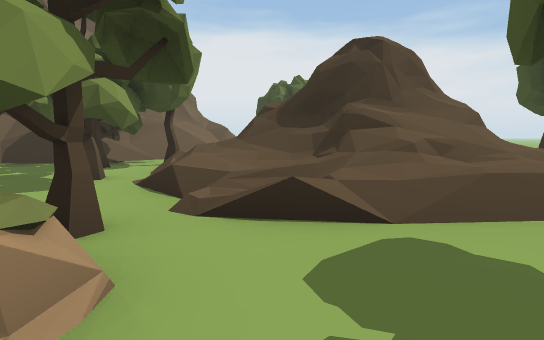
[1] (above)

12 first-person views from a walk through a Unity game level. The camera is 1.2 m above the floor, tilts 6° down and sees 80° across. The floor is counted in squares, 2 m on a side. Each view is taken from the middle of a square. On the plan, view 1 faces up. The plan holds only what a view shows up to about 10 squares ahead; the rest is blank. The place goes on beyond the plan. The player character is not drawn. Some animated figures are left out. Some surface patterns are stand-ins.

[2]
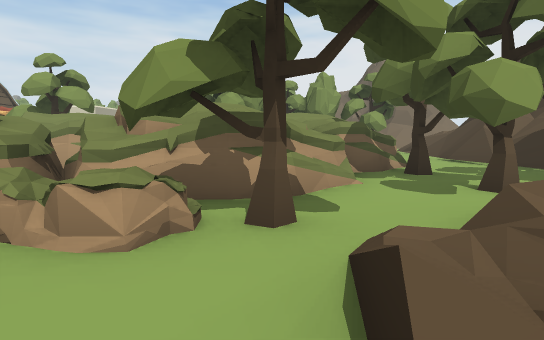

[3]
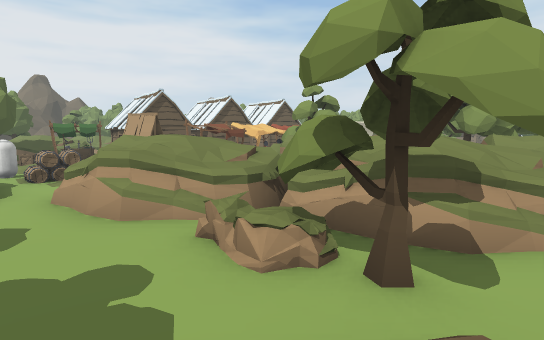

[4]
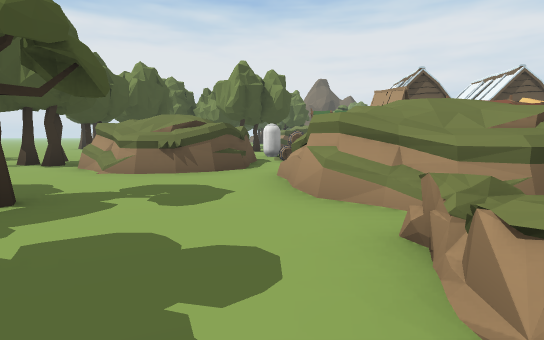

[5]
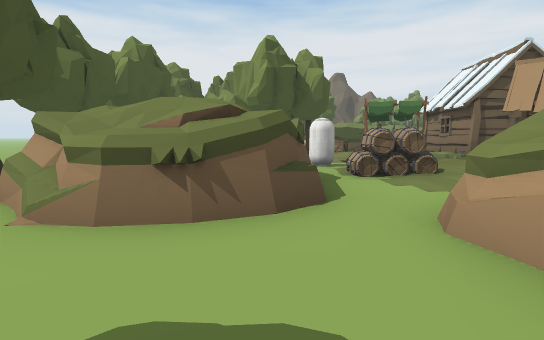

[6]
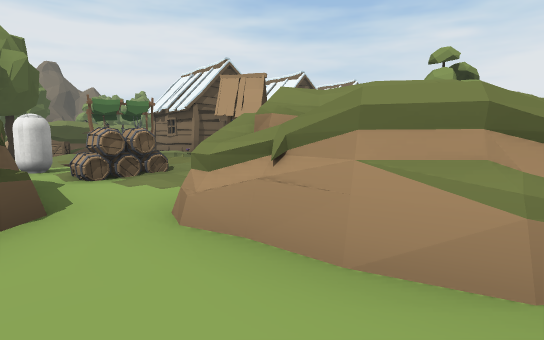

[7]
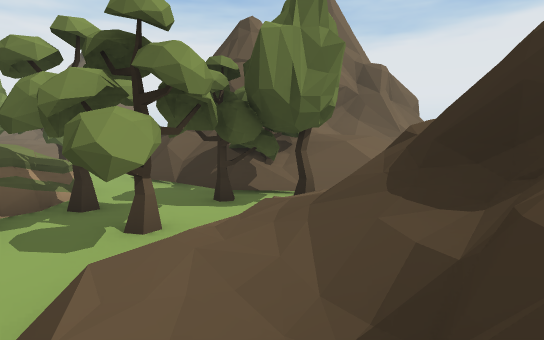

[8]
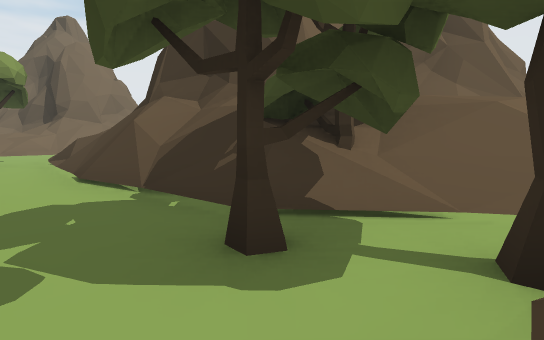

[9]
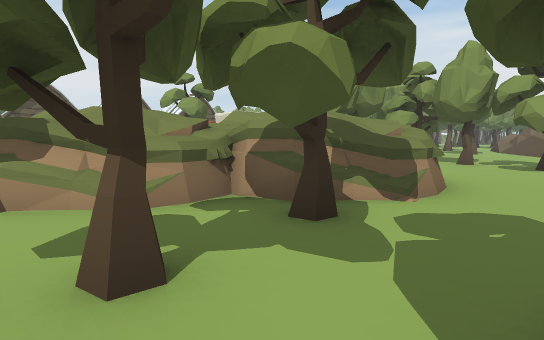

[10]
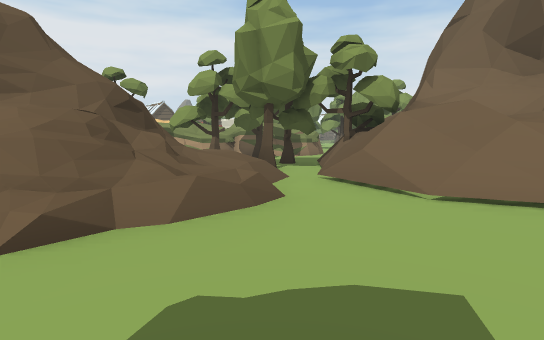

[11]
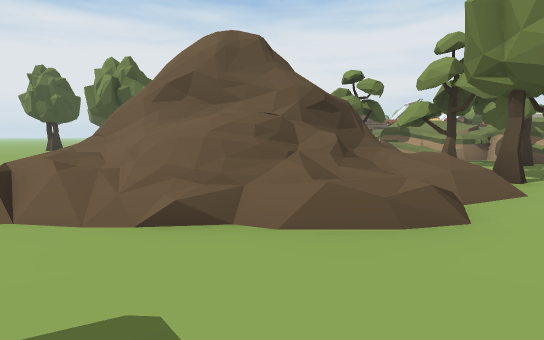

[12]
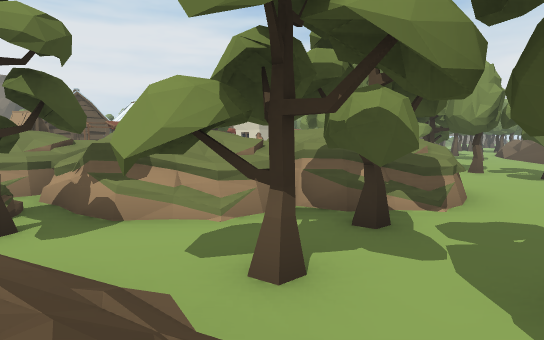

### Floor plan
Key: @ floor where view 1 was taken; # wall or solid block; . main floor; : floor 0.25 m higher than the main floor; + floor 1.75 m higher than the main floor; / step, stairs or slope; = window, fence, low wall or low ledge; ^ raised ledge; T tree; R rock; S stall; W well; B barrel; C capsule; H hut; A crate; O other object.
Columns run from 15 left of view 1 to 2 right of it. Each row starts with its distance up from view 1.
 11           ^///....
 10           #////...
  9           ^///.///
  8        ####T/////#
  7 /...//////#TTT/==#
  6 /......./...T//=^^
  5  ....TT.....T///##
  4  ...T...OOOT/T///+
  3   ...    OOO/.////
  2   TTTT   OO OOT...
  1      TT    OOOR.TT
  0             OOR@.T
 -1          OOOOOO..T
 -2          OOOOOO...
 -3           O  OOO.O
 -4        T      O.OO
 -5       OTTOSSWW..OO
 -6       OOOO SWWBBO
 -7                .
 -8        HH HH  :C
 -9            H  /.
-10            HSSA T
-11           HH OOTO
-12              OO
-13               OO

Where each view was taken, in squares from view 1:
view 1: 0 up, 0 right, facing up
view 2: 2 up, 1 right, facing left
view 3: 3 up, 1 right, facing down-left
view 4: 2 up, 0 right, facing down
view 5: 1 down, 1 right, facing down
view 6: 1 down, 1 right, facing down-left
view 7: 3 up, 1 right, facing up-left
view 8: 5 up, 2 left, facing up-left
view 9: 6 up, 2 left, facing down-left
view 10: 11 up, 2 right, facing down-left
view 11: 11 up, 1 right, facing down
view 12: 6 up, 1 left, facing down-left
